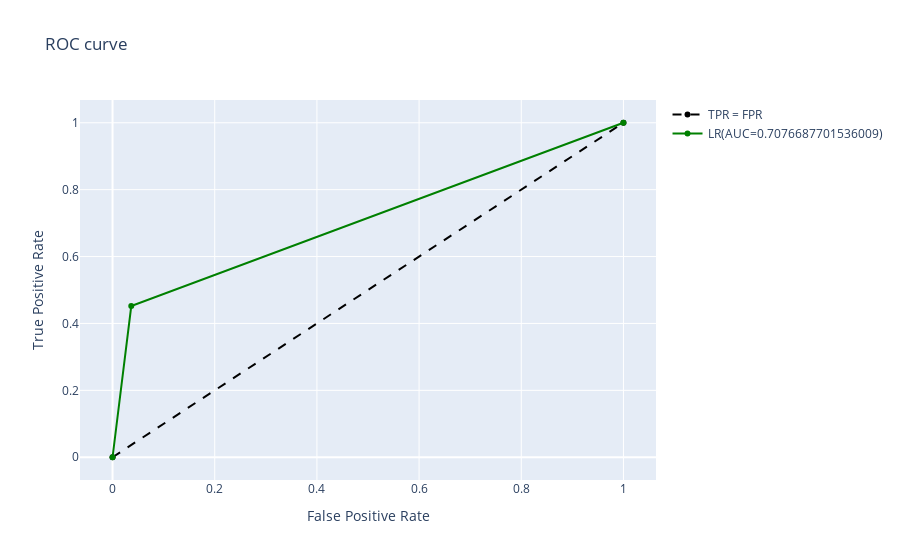
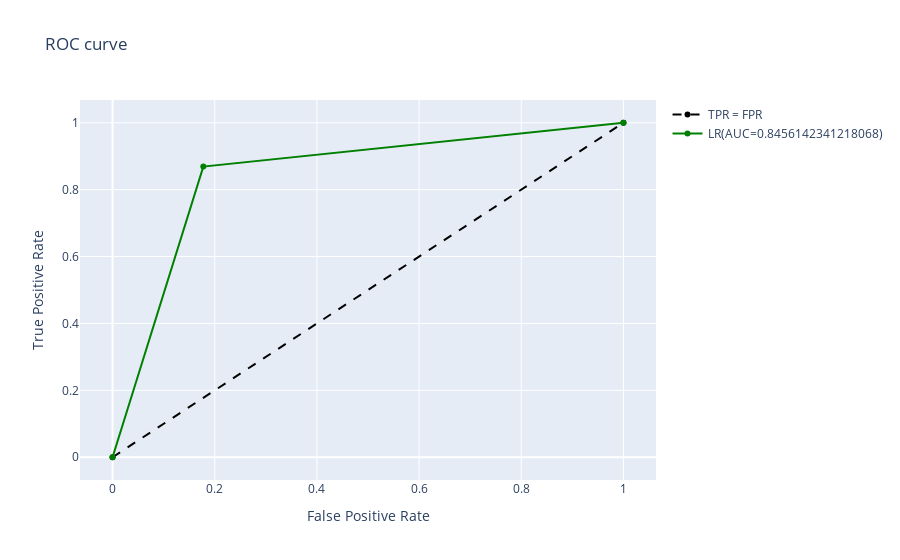
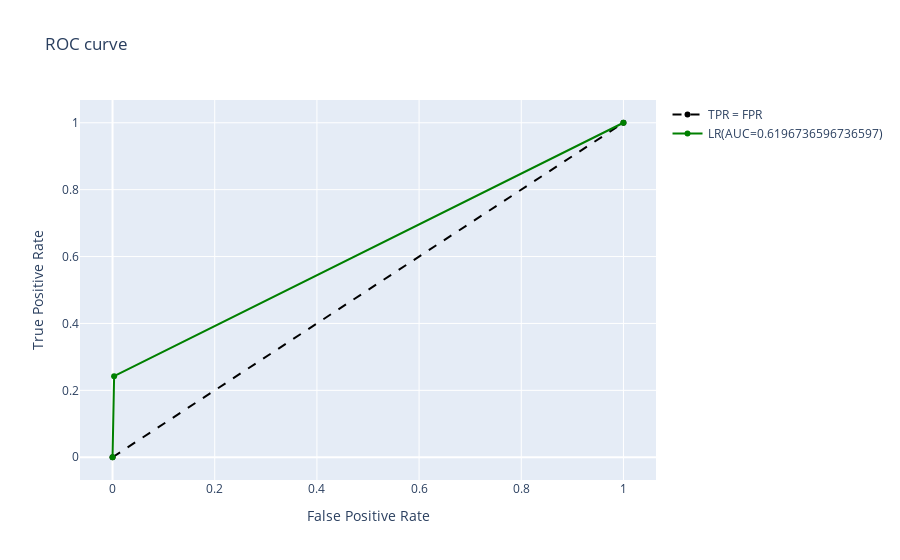
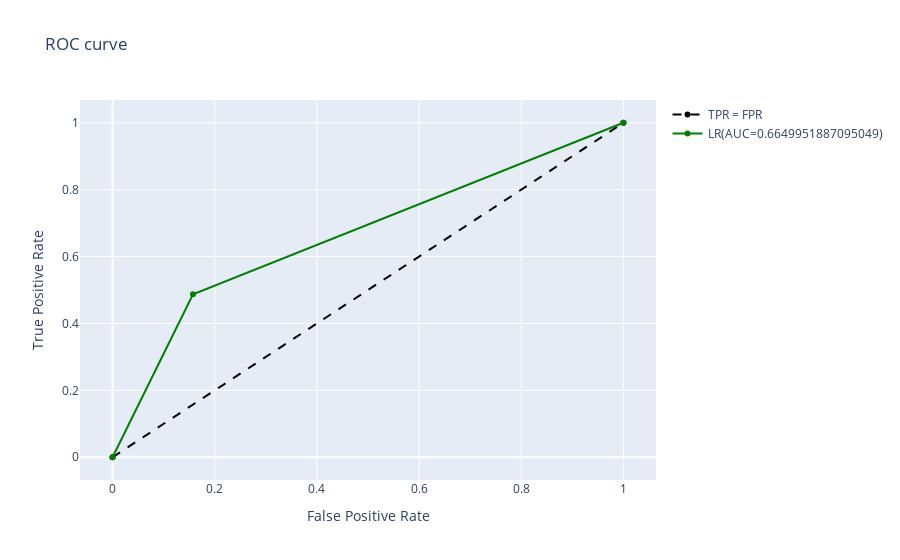

Source (notebook cell) for these figures, in order:
### Markdown cell above
### TFIDF

### Code cell
# bow
tfidf_vectorizer = TfidfVectorizer(analyzer="word", tokenizer=lambda text: text.split())
res_tdidf = dataset_check(df_dict,tfidf_vectorizer,'tfidf')
res_tdidf

### Figure 1 — Plotly figure (JSON) as saved in the notebook; plotly's stock layout.template omitted (floating-point values rounded to 4 significant figures)
{"data": [{"line": {"color": "black", "dash": "dash"}, "name": "TPR = FPR", "type": "scatter", "x": [0, 1], "y": [0, 1]}, {"marker": {"color": "green"}, "name": "LR(AUC=0.7076687701536009)", "type": "scatter", "x": [0, 0.03665, 1], "y": [0, 0.452, 1]}], "layout": {"title": {"text": "ROC curve"}, "xaxis": {"title": {"text": "False Positive Rate"}}, "yaxis": {"title": {"text": "True Positive Rate"}}}}

### Figure 2 — Plotly figure (JSON) as saved in the notebook; plotly's stock layout.template omitted (floating-point values rounded to 4 significant figures)
{"data": [{"line": {"color": "black", "dash": "dash"}, "name": "TPR = FPR", "type": "scatter", "x": [0, 1], "y": [0, 1]}, {"marker": {"color": "green"}, "name": "LR(AUC=0.8456142341218068)", "type": "scatter", "x": [0, 0.1776, 1], "y": [0, 0.8689, 1]}], "layout": {"title": {"text": "ROC curve"}, "xaxis": {"title": {"text": "False Positive Rate"}}, "yaxis": {"title": {"text": "True Positive Rate"}}}}

### Figure 3 — Plotly figure (JSON) as saved in the notebook; plotly's stock layout.template omitted (floating-point values rounded to 4 significant figures)
{"data": [{"line": {"color": "black", "dash": "dash"}, "name": "TPR = FPR", "type": "scatter", "x": [0, 1], "y": [0, 1]}, {"marker": {"color": "green"}, "name": "LR(AUC=0.6196736596736597)", "type": "scatter", "x": [0, 0.003077, 1], "y": [0, 0.2424, 1]}], "layout": {"title": {"text": "ROC curve"}, "xaxis": {"title": {"text": "False Positive Rate"}}, "yaxis": {"title": {"text": "True Positive Rate"}}}}

### Figure 4 — Plotly figure (JSON) as saved in the notebook; plotly's stock layout.template omitted (floating-point values rounded to 4 significant figures)
{"data": [{"line": {"color": "black", "dash": "dash"}, "name": "TPR = FPR", "type": "scatter", "x": [0, 1], "y": [0, 1]}, {"marker": {"color": "green"}, "name": "LR(AUC=0.6649951887095049)", "type": "scatter", "x": [0, 0.1574, 1], "y": [0, 0.4874, 1]}], "layout": {"title": {"text": "ROC curve"}, "xaxis": {"title": {"text": "False Positive Rate"}}, "yaxis": {"title": {"text": "True Positive Rate"}}}}
